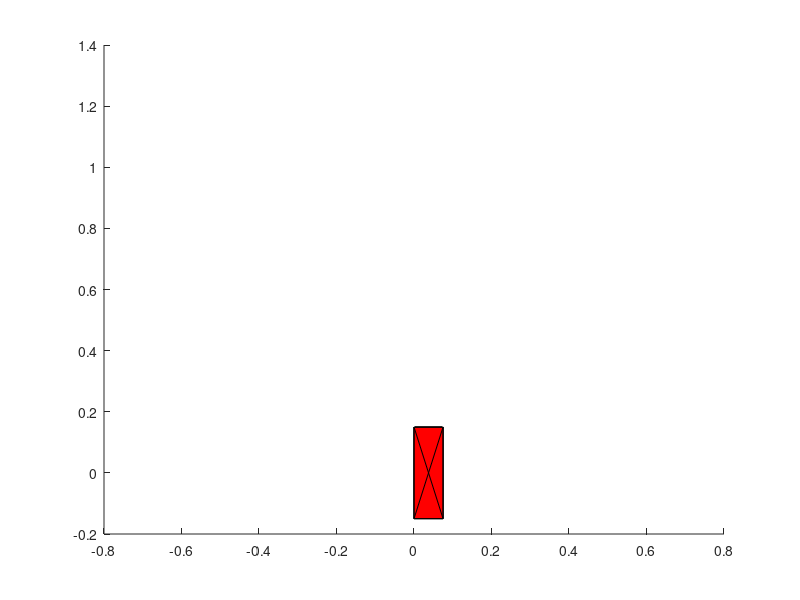

Reproduce this figure in MATLAB.
Gimbal.roll=0;
Gimbal.tilt=0;
Gimbal.rolldot=0;
Gimbal.tiltdot=0;
Gimbal.rolldotdot=0;
Gimbal.tiltdotdot=0;
Gimbal.tauroll=0.01;
Gimbal.tautilt=0.005;
cameraThickness=0.15;

Gimbal.control.P=1.5;
Gimbal.control.D=1;
Gimbal.control.I=0.01;

%Coordenadas de la camara
% X_cam=[0 0 0 0];
% Y_cam=[cameraThickness -cameraThickness -cameraThickness cameraThickness];
% Z_cam=[cameraThickness/2 cameraThickness/2  -cameraThickness/2 -cameraThickness/2];
x1=0;
x2=cameraThickness/2;
y1=cameraThickness;
y2=-cameraThickness;
z1=cameraThickness/2;
z2=-cameraThickness/2;
P1=[x1 y1 z1];
P2=[x1 y2 z1];
P3=[x1 y2 z2];
P4=[x1 y1 z2];
P5=[x2 y1 z1];
P6=[x2 y2 z1];
P7=[x2 y2 z2];
P8=[x2 y1 z2];

CameraAngle=30*pi/180;
Lc=1;
C9=[x1-Lc*sin(CameraAngle) Lc*cos(CameraAngle)+y1 z1+Lc*sin(CameraAngle)];
C10=[x2+Lc*sin(CameraAngle) Lc*cos(CameraAngle)+y1 z2-Lc*sin(CameraAngle)];
C11=[x1-Lc*sin(CameraAngle) Lc*cos(CameraAngle)+y1 z2-Lc*sin(CameraAngle)];
C12=[x2+Lc*sin(CameraAngle) Lc*cos(CameraAngle)+y1 z1+Lc*sin(CameraAngle)];
v=[P1;P2;P3;P4;P5;P6;P7;P8;C9;C10;C11;C12];
f=[1 2 3 4;
    5 6 7 8;
    1 2 5 6;
    2 3 7 6;
    4 3 7 8;
    1 4 8 5;
%     9 11 10 12;
    1 9 9 9;
    8 10 10 10;
    4 11 11 11;
    5 12 12 12;
    9 11 11 11;
    10 12 12 12;
    9 12 12 12;
    10 11 11 11];
% [Quad.Xtemp,Quad.Xtemp,Quad.Xtemp]=RotateBFtoCF(X_cam,Y_cam,Z_cam,0,0);
%para la posicion inicial suponemos que el quadrotor esta en el 0,0,0
% gimbalObj=patch('XData',X_cam,'YData',Y_cam,'ZData',Z_cam,'FaceColor','r');
gimbalObj=patch('Faces',f,'Vertices',v,'FaceColor','red');

Gimbal.CamX = get(gimbalObj,'xdata')';
Gimbal.CamY = get(gimbalObj,'ydata')';
Gimbal.CamZ = get(gimbalObj,'zdata')';

